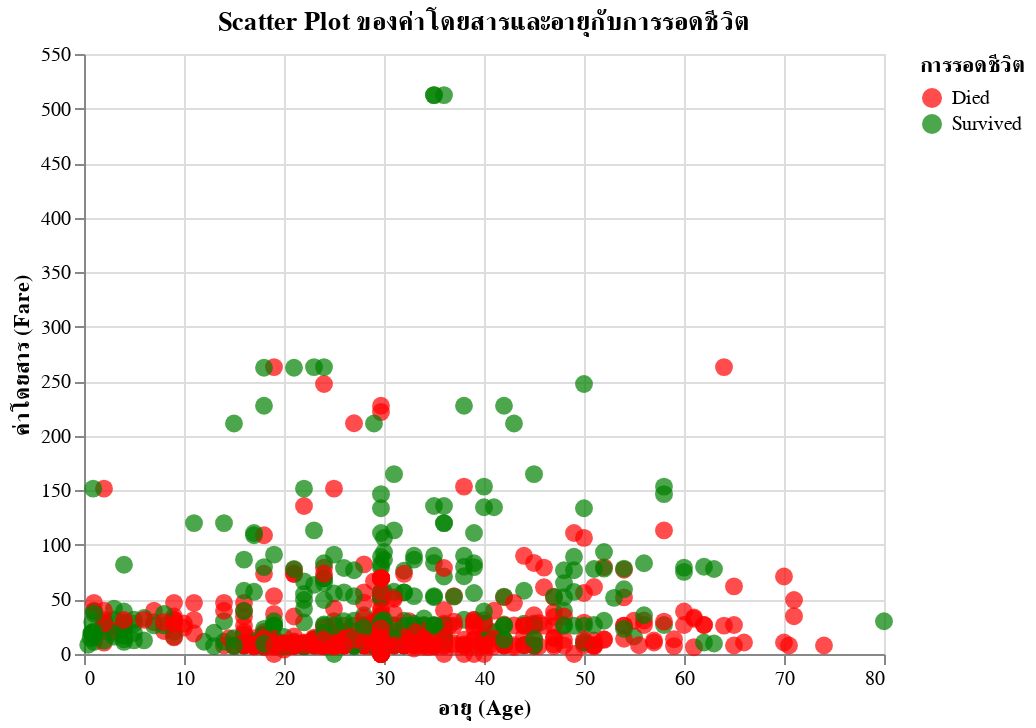

Here is the notebook cell this chart was saved with:
### Code cell
import altair as alt

# สร้าง Scatter Plot
scatter_plot = alt.Chart(titanic).mark_circle(size=80).encode(
    x=alt.X('Age:Q', title='อายุ (Age)'),
    y=alt.Y('Fare:Q', title='ค่าโดยสาร (Fare)'),
    color=alt.Color('Survived:N', title='การรอดชีวิต', scale=alt.Scale(range=['red', 'green'])),  # ใช้สีเพื่อแสดงการรอดชีวิต
    tooltip=['Fare', 'Age', 'Survived']  # แสดง tooltip เมื่อชี้ที่จุด
).properties(
    title='Scatter Plot ของค่าโดยสารและอายุกับการรอดชีวิต'
)

scatter_plot

### Figure 1 — Vega-Lite specification as saved in the notebook (floating-point values rounded to 4 significant figures; data arrays with more than 128 entries replaced by an {"elided": "..."} marker saying what was removed)
{"config": {"view": {"continuousWidth": 400, "continuousHeight": 300}}, "data": {"name": "data-d107d213d45d97669393ccca8c17dcf5"}, "mark": {"type": "circle", "size": 80}, "encoding": {"color": {"field": "Survived", "scale": {"range": ["red", "green"]}, "title": "การรอดชีวิต", "type": "nominal"}, "tooltip": [{"field": "Fare", "type": "quantitative"}, {"field": "Age", "type": "quantitative"}, {"field": "Survived", "type": "nominal"}], "x": {"field": "Age", "title": "อายุ (Age)", "type": "quantitative"}, "y": {"field": "Fare", "title": "ค่าโดยสาร (Fare)", "type": "quantitative"}}, "title": "Scatter Plot ของค่าโดยสารและอายุกับการรอดชีวิต", "$schema": "https://vega.github.io/schema/vega-lite/v4.17.0.json", "datasets": {"data-d107d213d45d97669393ccca8c17dcf5": {"elided": "891 records"}}}
